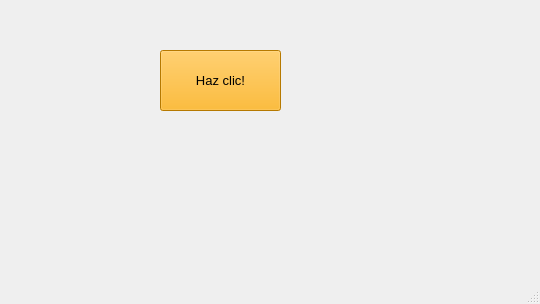
<?xml version="1.0" encoding="UTF-8"?>
<ui version="4.0">
 <class>MainWindow</class>
 <widget class="QMainWindow" name="MainWindow">
  <property name="geometry">
   <rect>
    <x>0</x>
    <y>0</y>
    <width>540</width>
    <height>304</height>
   </rect>
  </property>
  <property name="windowTitle">
   <string>MainWindow</string>
  </property>
  <widget class="QWidget" name="centralwidget">
   <widget class="QPushButton" name="btn_Saludar">
    <property name="geometry">
     <rect>
      <x>160</x>
      <y>50</y>
      <width>121</width>
      <height>61</height>
     </rect>
    </property>
    <property name="font">
     <font>
      <family>Nirmala UI</family>
      <pointsize>10</pointsize>
     </font>
    </property>
    <property name="styleSheet">
     <string notr="true">background-color: rgb(0, 85, 255);
background-color: rgb(255, 170, 0);</string>
    </property>
    <property name="text">
     <string>Haz clic!</string>
    </property>
   </widget>
  </widget>
  <widget class="QMenuBar" name="menubar">
   <property name="geometry">
    <rect>
     <x>0</x>
     <y>0</y>
     <width>540</width>
     <height>21</height>
    </rect>
   </property>
  </widget>
  <widget class="QStatusBar" name="statusbar"/>
 </widget>
 <resources/>
 <connections/>
</ui>
